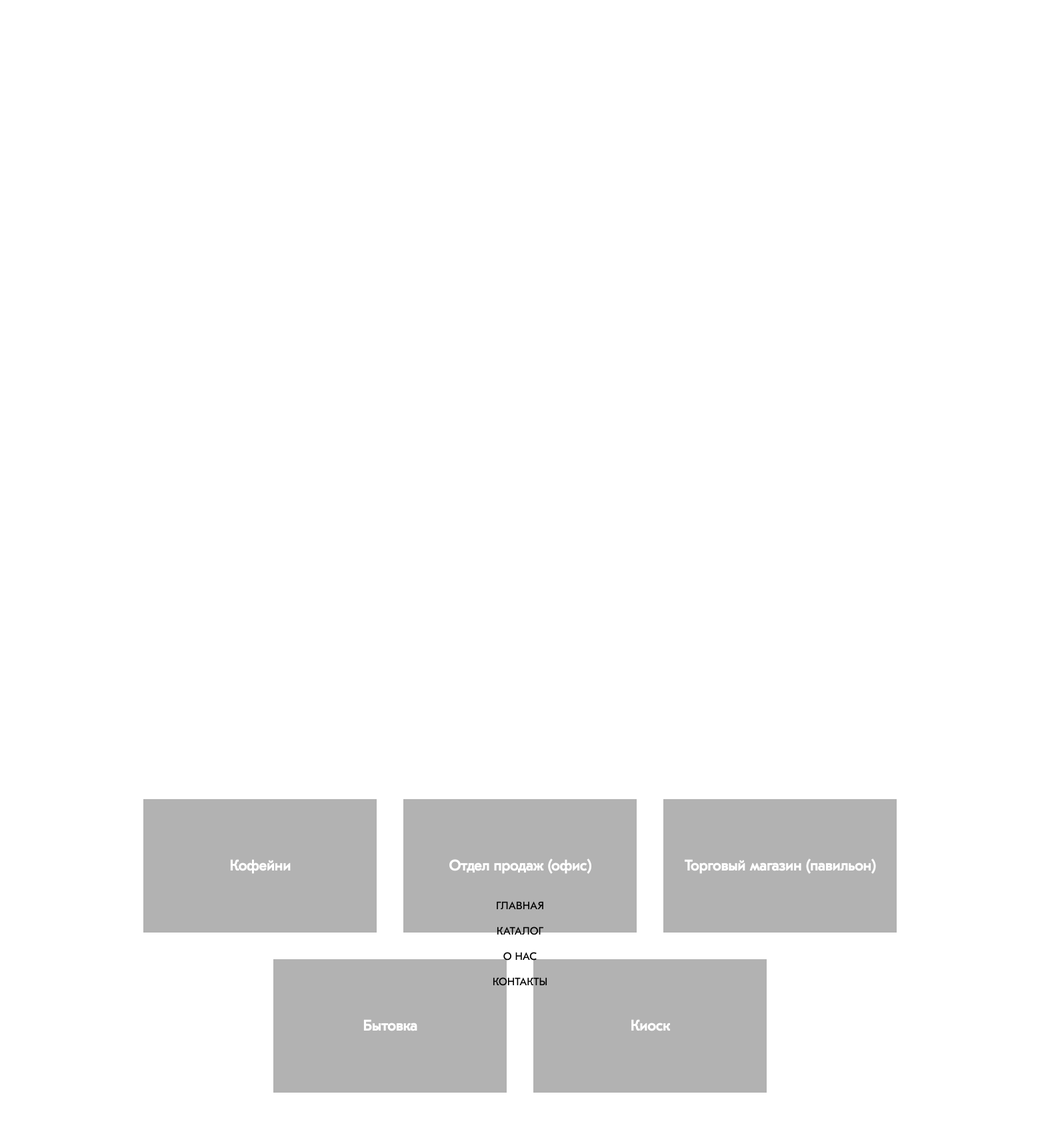
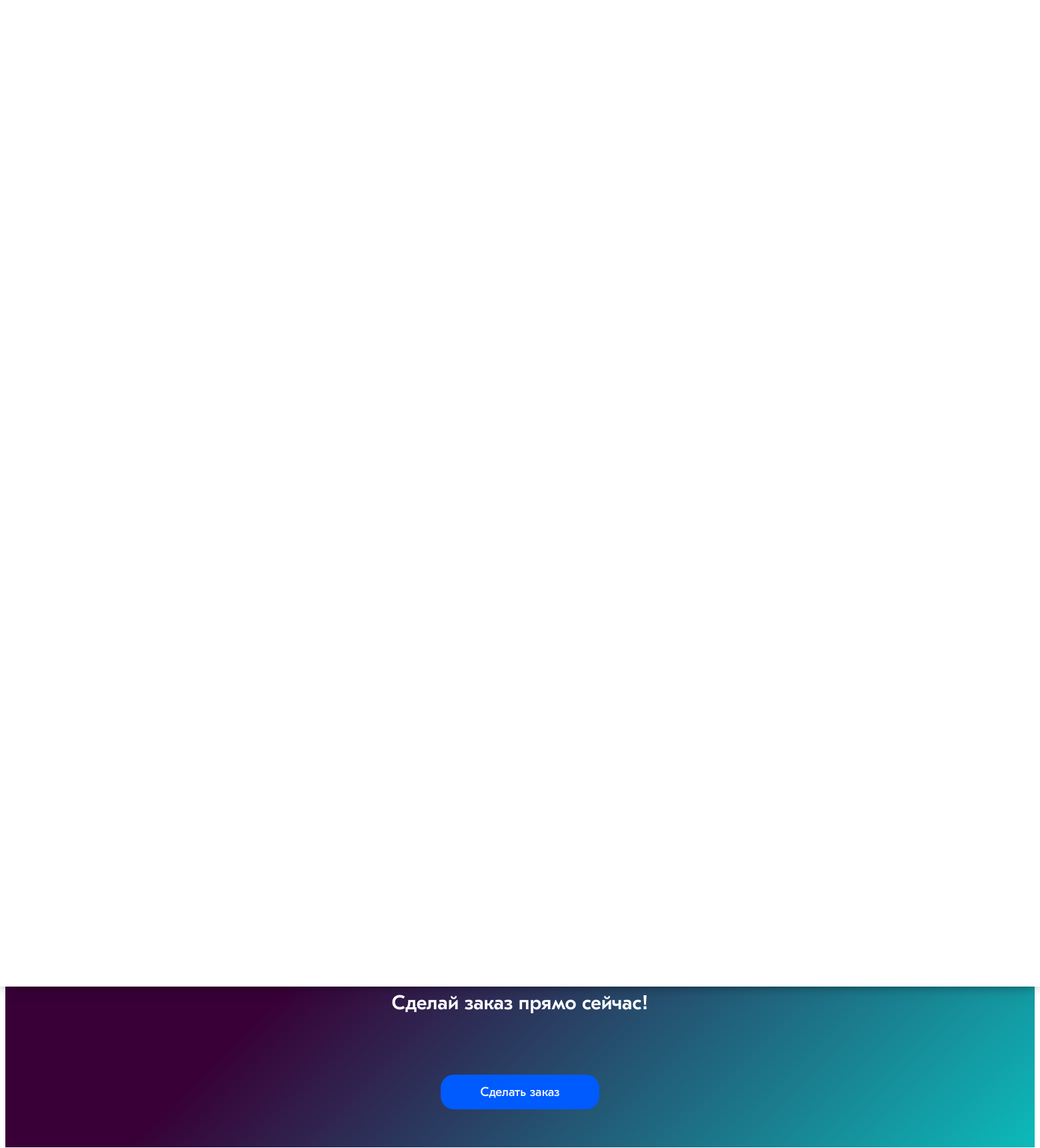
The page / (upper part) on the database its author committed (2 pictures, top to bottom).
### products/models.py (models this page shows, shortened)
class Category(models.Model):
    name = models.CharField(default='', max_length = 200)
    imgurl = models.ImageField(upload_to='static/images', blank = True, null = True)

### products/views.py (the view)
# urls.py: path('', views.index, name = "index"),
def index(request):
    set_current_language(request)
    items = Item.objects.all()
    categories = Category.objects.all()
    lang = get_current_language(request)
    return render(request, 'products/index.html', {
        'items': items,
        'categories': categories,
        'lang': lang,
    })

### products/templatetags/extras.py (called while the page is built)
@register.simple_tag
def get_first_image(item):
    return item.itemimage_set.all()[0]

@register.simple_tag
def modify_imgurl(imgurl):
    imgurl = imgurl.split('/')[-1]
    imgurl = '/static/images/products/' + imgurl
    return imgurl

### products/views.py (called while the page is built)
def get_current_language(request):
    if translation.LANGUAGE_SESSION_KEY in request.session:
        return request.session[translation.LANGUAGE_SESSION_KEY]
    else:
        return None

def set_current_language(request):
    if translation.LANGUAGE_SESSION_KEY in request.session:
        user_language = request.session[translation.LANGUAGE_SESSION_KEY]
        translation.activate(user_language)
        request.session[translation.LANGUAGE_SESSION_KEY] = user_language

### templates/products/index.html (shortened to what this page needs)
{% extends './base.html' %}
{% block content %}
    {% include './blocks/main_slider.html' %}
    {% include './blocks/margin_30.html' %}
    {% include './blocks/cost_1.html' %}
    {% include './blocks/category_blocks.html' %}
    {% include './blocks/item_slider.html' %}
    {% include './blocks/about_us.html' %}
    {% include './blocks/margin_30.html' %}
    {% include './blocks/cost_2.html' %}
{% endblock content %}

### templates/products/blocks/category_blocks.html (shortened to what this page needs)
{% load static %}
{% load extras %}
{% load i18n %}
<div class="category__blocks">
    <div class="category__blocks__title" id="catalog">
    <span>
        </span>
    </div>
    <div class="category__blocks__items">
        {% for category in categories  %}
         <a class="category__blocks__item"
         href="{% url 'products:category' category.id %}">
         <div class="category__blocks__item__darken">
         </div>
            <span>
                {{ category.name }}
            </span>
        </a>
        {% endfor %}
    </div>
</div>

### static/style.css (style rules this page uses)
body { font-family: "gpro-text-regular"; }
.category__blocks__title { font-size: calc(15px + 3vw); margin-top: 40px; padding: 30px 0px; display: flex; flex-wrap: wrap; max-width: 98%; text-align: center; align-content: center; align-items: center; justify-content: center; }
.category__blocks__title span { max-width: 98%; }
.category__blocks { width: 100%; display: flex; flex-direction: column; align-items: center; }
.category__blocks__title { width: 100%; text-align: center; }
.category__blocks__items { max-width: 98%; display: flex; flex-wrap: wrap; align-items: center; align-content: center; justify-content: center; }
.category__blocks__item { max-width: 100%; text-decoration: none; position: relative; cursor: pointer; display: flex; align-items: center; justify-content: center; margin: 20px 20px; max-width: 350px; max-height: 200px; width: 350px; height: 270px; box-shadow: 0px 25px 40px -15px rgba(0, 0, 0, 0.75); transition: background linear 0.3s; background-size: auto; }
.category__blocks__item span { text-align: center; color: white; font-weight: 600; font-size: 22px; z-index: 405; }
.category__blocks__item::after { content: ""; position: absolute; bottom: 0; left: 0; width: 100%; height: 100%; transform: scaleY(0); transform-origin: bottom center; background-color: #eec0c6; background-image: linear-gradient(315deg, #eec0c6 0%, #7ee8fa 74%); z-index: -1; transition: transform ease 0.3s; z-index: 400; }
.category__blocks__item__darken { width: 100%; height: 100%; top: 0; right: 0; background-color: black; position: absolute; z-index: 403; opacity: 0.3; }

### rows shown on the page
Category: name "Кофейни"
Category: name "Отдел продаж (офис)"
Category: name "Торговый магазин (павильон)"
Category: name "Бытовка"
Category: name "Киоск"
